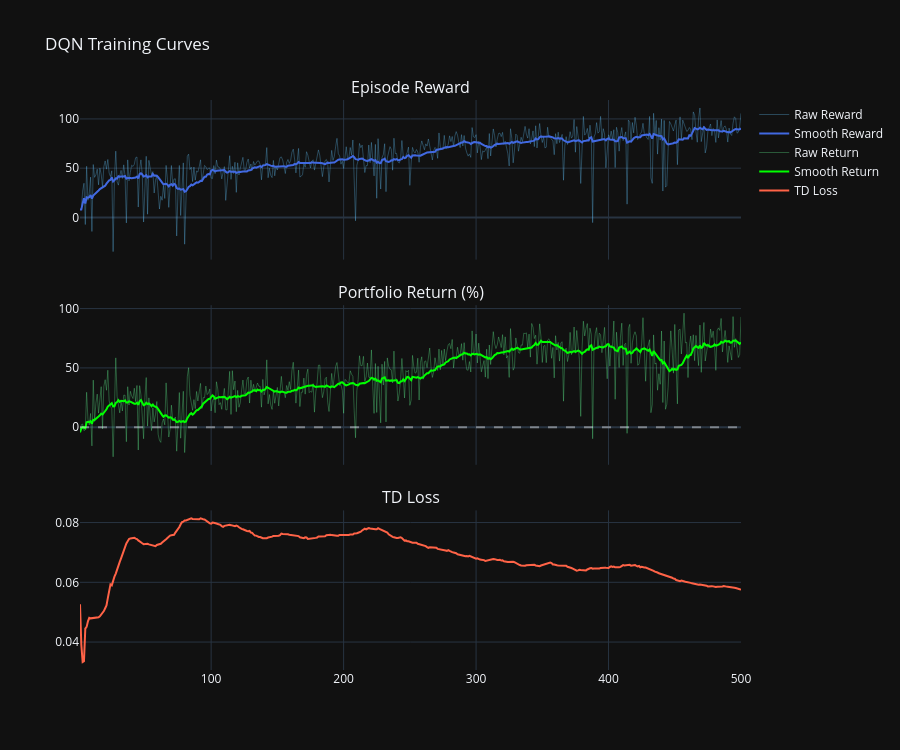

The cell this chart's notebook holds for it:
### Markdown cell above
## 7. Training Curves

### Code cell
fig = make_subplots(rows=3, cols=1, shared_xaxes=True,
                    subplot_titles=['Episode Reward', 'Portfolio Return (%)', 'TD Loss'],
                    vertical_spacing=0.08)

eps = list(range(1, len(episode_rewards) + 1))

# Smooth with rolling mean
smooth = lambda x, w=20: pd.Series(x).rolling(w, min_periods=1).mean().tolist()

fig.add_trace(go.Scatter(x=eps, y=episode_rewards, mode='lines',
                          line=dict(color='rgba(100,200,255,0.3)', width=1), name='Raw Reward'), row=1, col=1)
fig.add_trace(go.Scatter(x=eps, y=smooth(episode_rewards), mode='lines',
                          line=dict(color='royalblue', width=2), name='Smooth Reward'), row=1, col=1)

fig.add_trace(go.Scatter(x=eps, y=episode_returns, mode='lines',
                          line=dict(color='rgba(100,255,150,0.3)', width=1), name='Raw Return'), row=2, col=1)
fig.add_trace(go.Scatter(x=eps, y=smooth(episode_returns), mode='lines',
                          line=dict(color='lime', width=2), name='Smooth Return'), row=2, col=1)
fig.add_hline(y=0, line_dash='dash', line_color='white', opacity=0.4, row=2, col=1)

fig.add_trace(go.Scatter(x=eps, y=smooth(episode_losses), mode='lines',
                          line=dict(color='tomato', width=2), name='TD Loss'), row=3, col=1)

fig.update_layout(height=750, template='plotly_dark',
                  title='DQN Training Curves', showlegend=True)
fig.show()

RESULTS_DIR = BASE_DIR / 'results' / 'metrics'
RESULTS_DIR.mkdir(parents=True, exist_ok=True)
fig.write_html(str(RESULTS_DIR / 'dqn_training_curves.html'))
print('✅ Training curves saved.')

### Figure 1 — Plotly figure (JSON) as saved in the notebook; plotly's stock layout.template omitted (floating-point values rounded to 4 significant figures; data arrays with more than 128 entries replaced by an {"elided": "..."} marker saying what was removed)
{"data": [{"line": {"color": "rgba(100,200,255,0.3)", "width": 1}, "mode": "lines", "name": "Raw Reward", "type": "scatter", "x": {"elided": "500 int values"}, "xaxis": "x", "y": {"elided": "500 float values"}, "yaxis": "y"}, {"line": {"color": "royalblue", "width": 2}, "mode": "lines", "name": "Smooth Reward", "type": "scatter", "x": {"elided": "500 int values"}, "xaxis": "x", "y": {"elided": "500 float values"}, "yaxis": "y"}, {"line": {"color": "rgba(100,255,150,0.3)", "width": 1}, "mode": "lines", "name": "Raw Return", "type": "scatter", "x": {"elided": "500 int values"}, "xaxis": "x2", "y": {"elided": "500 float values"}, "yaxis": "y2"}, {"line": {"color": "lime", "width": 2}, "mode": "lines", "name": "Smooth Return", "type": "scatter", "x": {"elided": "500 int values"}, "xaxis": "x2", "y": {"elided": "500 float values"}, "yaxis": "y2"}, {"line": {"color": "tomato", "width": 2}, "mode": "lines", "name": "TD Loss", "type": "scatter", "x": {"elided": "500 int values"}, "xaxis": "x3", "y": {"elided": "500 float values"}, "yaxis": "y3"}], "layout": {"annotations": [{"font": {"size": 16}, "showarrow": false, "text": "Episode Reward", "x": 0.5, "xanchor": "center", "xref": "paper", "y": 1, "yanchor": "bottom", "yref": "paper"}, {"font": {"size": 16}, "showarrow": false, "text": "Portfolio Return (%)", "x": 0.5, "xanchor": "center", "xref": "paper", "y": 0.64, "yanchor": "bottom", "yref": "paper"}, {"font": {"size": 16}, "showarrow": false, "text": "TD Loss", "x": 0.5, "xanchor": "center", "xref": "paper", "y": 0.28, "yanchor": "bottom", "yref": "paper"}], "height": 750, "shapes": [{"line": {"color": "white", "dash": "dash"}, "opacity": 0.4, "type": "line", "x0": 0, "x1": 1, "xref": "x2 domain", "y0": 0, "y1": 0, "yref": "y2"}], "showlegend": true, "title": {"text": "DQN Training Curves"}, "xaxis": {"anchor": "y", "domain": [0, 1], "matches": "x3", "showticklabels": false}, "xaxis2": {"anchor": "y2", "domain": [0, 1], "matches": "x3", "showticklabels": false}, "xaxis3": {"anchor": "y3", "domain": [0, 1]}, "yaxis": {"anchor": "x", "domain": [0.72, 1]}, "yaxis2": {"anchor": "x2", "domain": [0.36, 0.64]}, "yaxis3": {"anchor": "x3", "domain": [0, 0.28]}}}
